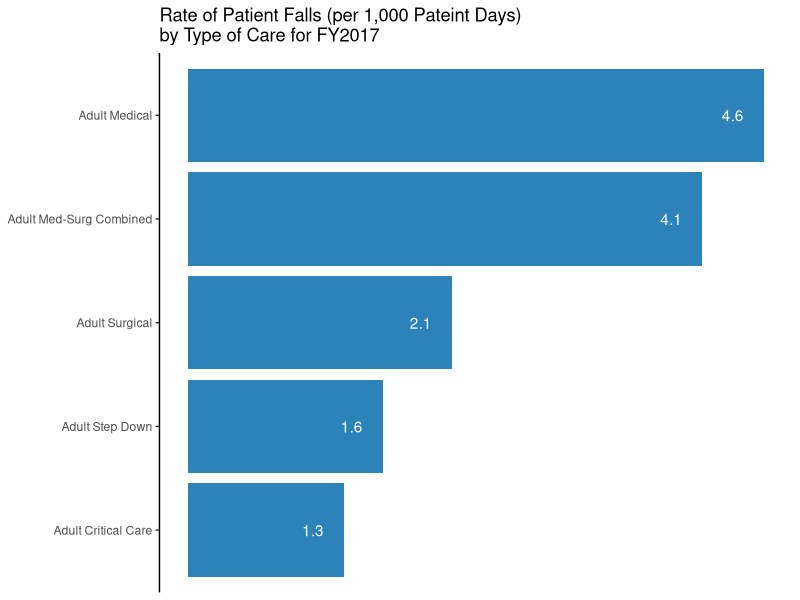

This chart was generated by the following R code:
## ---- chunk 1
knitr::opts_chunk$set(echo = TRUE)
## ---- chunk 2
library(tidyr)
library(magrittr)
library(ggplot2)
library(stringr)
library(dplyr)
## ---- chunk 3
ds <- readxl::read_excel(
    path   = "Tableau 10 Training Practice Data.xlsx" 
    ,sheet = "02 - Patient Falls-Single Hosp"
    )
## ---- chunk 4
#should make reusable forumla at later time
names(ds) <- tolower(names(ds))
names(ds) <- str_replace_all(names(ds)," ", "_")

## ---- chunk 5
ds1 <- ds %>% 
  gather("patient_falls_no_injury_rate" , "patient_falls_with_injury_rate"
         ,key   = "injury" 
         ,value = "rate" ) %>% 
  mutate(injury = (injury == "patient_falls_with_injury_rate"))
         
## ---- chunk 6
b1 <- ds %>% 
  ggplot(mapping = aes(x = reorder(type_of_care,total_patient_falls_rate ) , y = total_patient_falls_rate)) +
  geom_col(fill = "#2b83ba") + 
  coord_flip() +
  scale_y_continuous(breaks = NULL) +
  theme(axis.ticks = element_blank()) +
  labs(title = "Rate of Patient Falls (per 1,000 Pateint Days)\nby Type of Care for FY2017"
      ,x     = NULL
      ,y     = NULL
      ) +
  theme_classic() +
  geom_text(aes(label = format(total_patient_falls_rate, digits = 2)), nudge_y = -.25, color = "white")
  
b1
